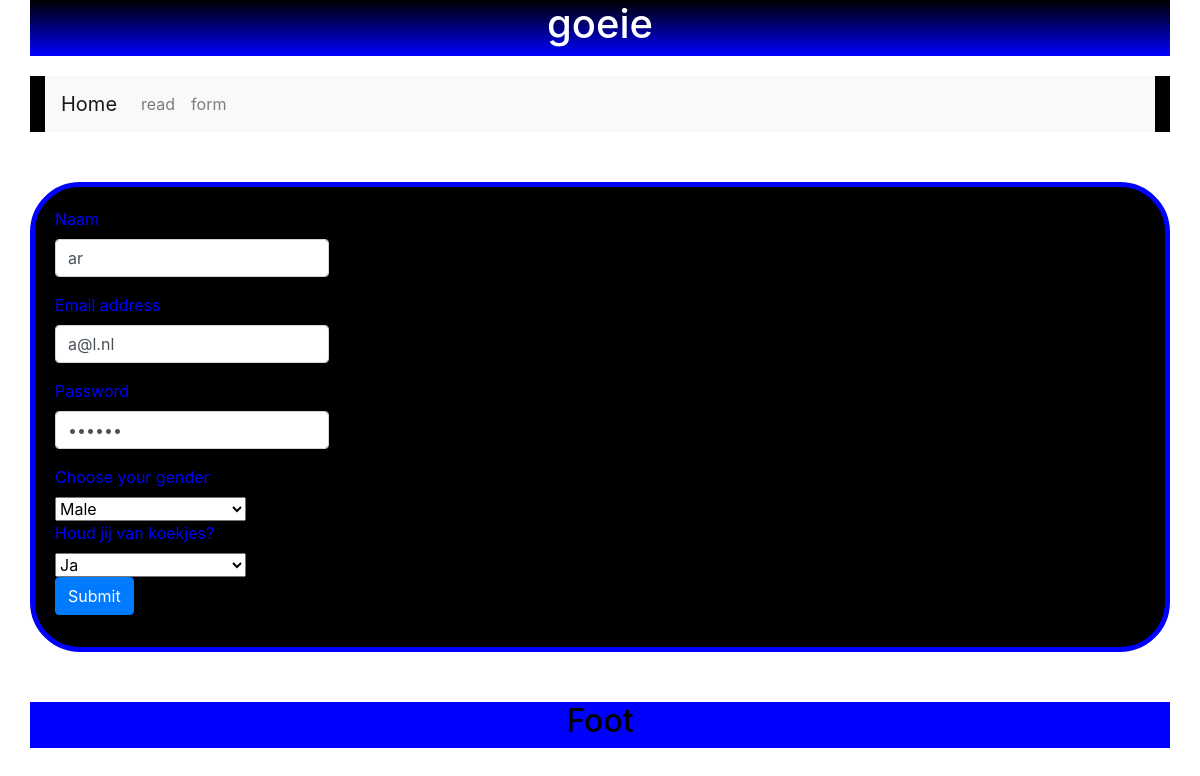
The app's page /index.php?content=update&id=1 with its own data.
### tables this page shows
CREATE TABLE IF NOT EXISTS `users` (
  `id` int(10) NOT NULL AUTO_INCREMENT,
  `naam` varchar(100) NOT NULL,
  `email` varchar(100) NOT NULL,
  `password` varchar(100) NOT NULL,
  `gender` enum('Male','Female','Rather not say') NOT NULL,
  `koekjes` enum('Ja','Nee','Rather not say') NOT NULL,
  PRIMARY KEY (`id`)
);

### update.php (the view, shortened to what this page needs)
<?php
    $id = $_GET["id"];
    include("./connectdb.php");
    $sql = "SELECT * FROM `users` WHERE `id` = $id";
    $result = mysqli_query($conn, $sql);
    $record = mysqli_fetch_assoc($result);
?>
<form action="./update_script.php" method="post">
  <div class="mb-3">
    <label for="naam" class="form-label">Naam</label>
    <input type="text" class="form-control" id="naam" placeholder="name" name="naam" value="<?php echo $record["naam"] ?>">
  </div>
  <div class="mb-3">
    <label for="exampleInputEmail1" class="form-label">Email address</label>
    <input type="email" class="form-control" id="exampleInputEmail1" aria-describedby="emailHelp"
      placeholder="email-adress" name="email" value="<?php echo $record["email"] ?>">
  </div>
  <div class="mb-3">
    <label for="exampleInputPassword1" class="form-label">Password</label>
    <input type="password" class="form-control" id="exampleInputPassword1" placeholder="password" name="password" value="<?php echo $record["password"] ?>">
  </div>
  <div class="form-floating">
    <label for="floatingSelect">Choose your gender</label>
    <br>
    <select class="form-select" id="floatingSelect" aria-label="Floating label select example" name="gender" value="<?php echo $record["gender"] ?>">
      <option value="Male" <?php if($record["gender"] == "Male") {echo "selected";} ?>>Male</option>
    </select>
  </div>
  <div class="form-floating">
    <label for="floatingSelect">Houd jij van koekjes?</label>
    <br>
    <select class="form-select" id="floatingSelect" aria-label="Floating label select example" name="koekjes" value="<?php echo $record["koekjes"] ?>">
      <option value="Ja" <?php if($record["koekjes"] == "Ja") {echo "selected";} ?>>Ja</option>
    </select>
  </div>
  <button type="submit" class="btn btn-primary">Submit</button>
</form>

### records on screen
users: naam "ar", email "a@l.nl", gender "Male", koekjes "Ja"
